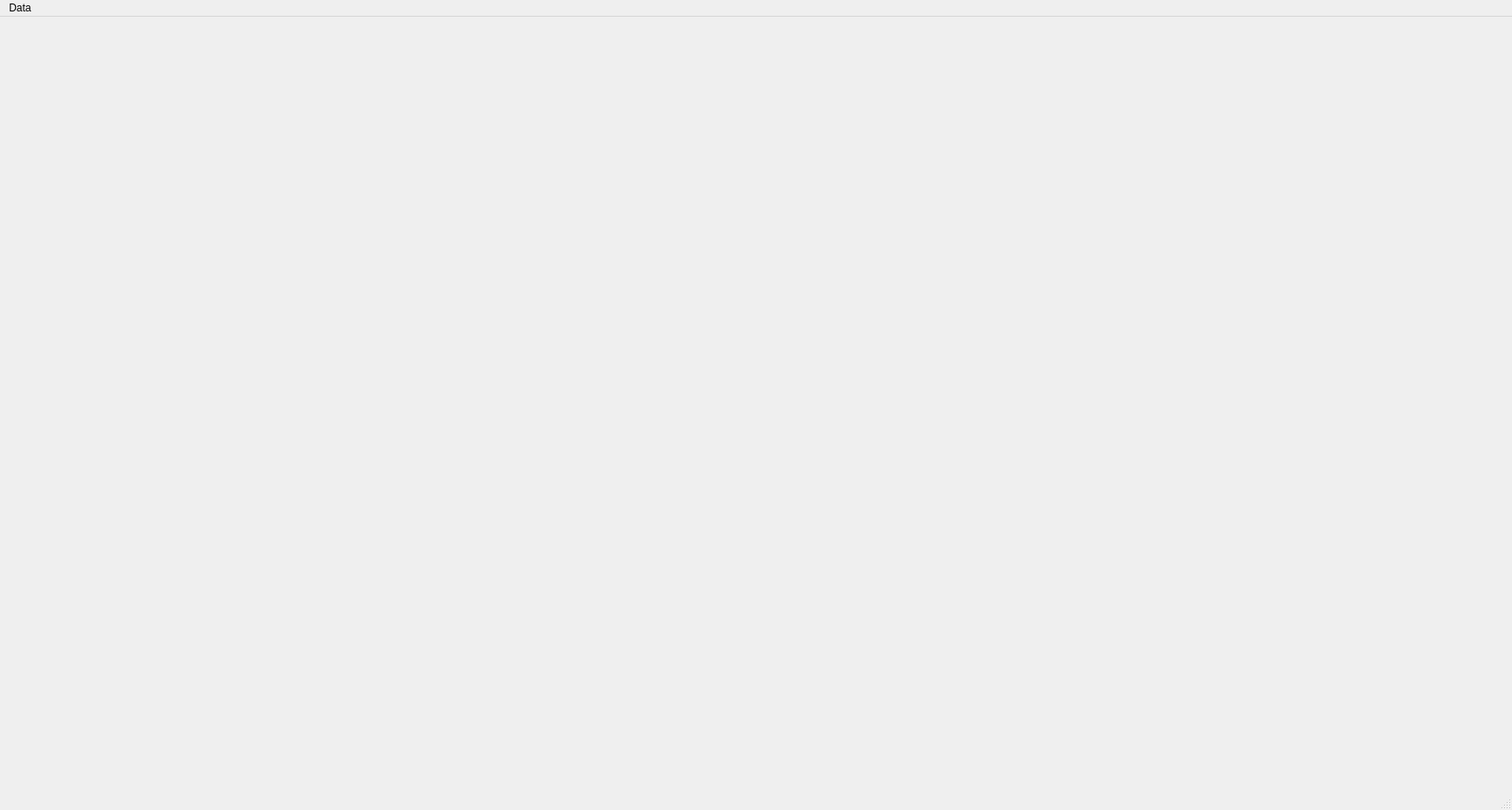
<?xml version="1.0" encoding="UTF-8"?>
<ui version="4.0">
 <class>InsightMainWindow</class>
 <widget class="QMainWindow" name="InsightMainWindow">
  <property name="geometry">
   <rect>
    <x>0</x>
    <y>0</y>
    <width>1722</width>
    <height>922</height>
   </rect>
  </property>
  <property name="windowTitle">
   <string>InsightMainWindow</string>
  </property>
  <property name="tabShape">
   <enum>QTabWidget::Triangular</enum>
  </property>
  <widget class="QWidget" name="centralwidget">
   <property name="sizePolicy">
    <sizepolicy hsizetype="Expanding" vsizetype="Expanding">
     <horstretch>0</horstretch>
     <verstretch>0</verstretch>
    </sizepolicy>
   </property>
   <widget class="QWidget" name="gridLayoutWidget">
    <property name="geometry">
     <rect>
      <x>0</x>
      <y>0</y>
      <width>1721</width>
      <height>881</height>
     </rect>
    </property>
    <layout class="QGridLayout" name="PlotGrid"/>
   </widget>
  </widget>
  <widget class="QMenuBar" name="menubar">
   <property name="geometry">
    <rect>
     <x>0</x>
     <y>0</y>
     <width>1722</width>
     <height>22</height>
    </rect>
   </property>
   <widget class="QMenu" name="menuFile">
    <property name="title">
     <string>Data</string>
    </property>
    <addaction name="actionLoad_File"/>
   </widget>
   <addaction name="menuFile"/>
  </widget>
  <widget class="QStatusBar" name="statusbar"/>
  <action name="actionLoad_File">
   <property name="text">
    <string>Load File</string>
   </property>
  </action>
 </widget>
 <resources/>
 <connections/>
</ui>
